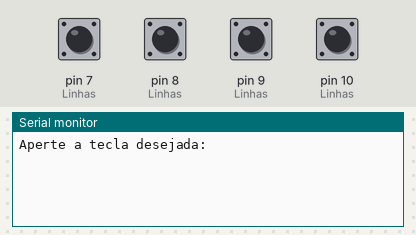
The sketch below on a simulated Arduino Uno, built with avr-gcc and run on an emulated ATmega328P. On the bench: the last lines printed to the serial monitor. The test bench sets the inputs (shaded band); at power-on: pin 7 (Linhas), pin 8 (Linhas), pin 9 (Linhas), pin 10 (Linhas) HIGH.

Above: at 1.2 s.
1.3 s: pin 7 (Linhas) pulled LOW for 0.15 s
At 2.6 s:
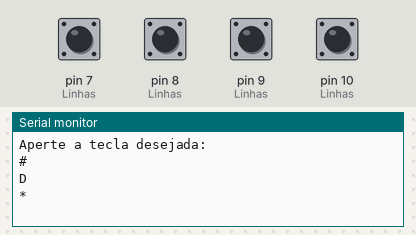
2.9 s: pin 8 (Linhas) pulled LOW for 0.15 s
At 3.8 s:
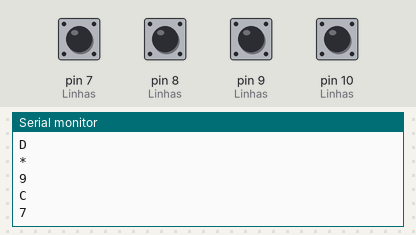
4.5 s: pin 9 (Linhas) pulled LOW for 0.15 s
At 4.57 s:
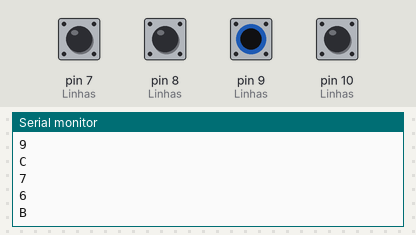
6.1 s: pin 10 (Linhas) pulled LOW for 0.15 s
At 6.17 s:
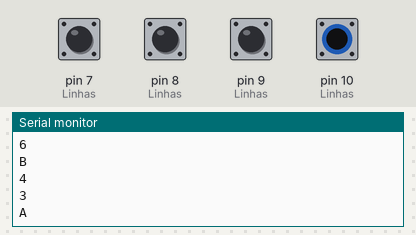
7.7 s: pin 7 (Linhas) pulled LOW for 1 s
At 7.77 s:
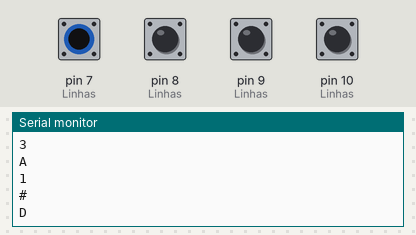
10.2 s: pin 8 (Linhas) pulled LOW for 1 s
At 12.1 s:
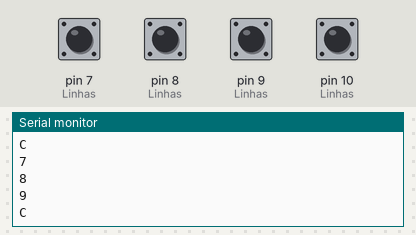
Timing chart, 0 to 13.6 s (numbered marks = the images above; inputs shaded):
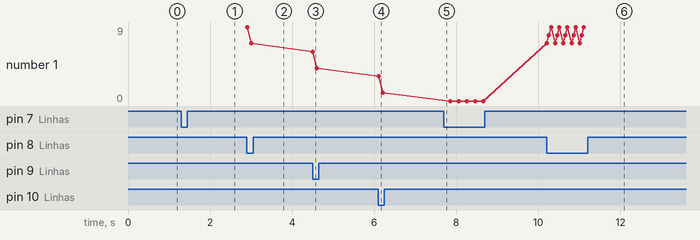

Measured:
- after the input at 1.3 s, the serial monitor: prints a new line at once (image 1)
- after the input at 2.9 s, the serial monitor: prints a new line at once (image 2)
- after the input at 4.5 s, the serial monitor: prints a new line at once (image 3)
- after the input at 6.1 s, the serial monitor: prints a new line at once (image 4)
- after the input at 7.7 s, the serial monitor: prints a new line at once (image 5)
- after the input at 10.2 s, the serial monitor: prints a new line at once (image 6)
- plotted number 1: 7 → 4 after the input at 4.5 s, 4 → 1 after the input at 6.1 s, 1 → 0 after the input at 7.7 s, 0 → 9 after the input at 10.2 s

The sketch:

Teclado_Melhorado_2.ino
```cpp
//Autor: Yuri Lima Empresa: AutoCore Robotica
//Blog: http://www.autocorerobotica.blog.br/
//Loja http://www.autocorerobotica.com/
//-------------------------------------------------

int linhas,colunas;


void setup() {
	Serial.begin(9600);
	pinMode(10,INPUT_PULLUP);//Linhas
	pinMode(9,INPUT_PULLUP); //Linhas
	pinMode(8,INPUT_PULLUP); //Linhas
	pinMode(7,INPUT_PULLUP); //Linhas
	pinMode(6, OUTPUT); //Colunas
	pinMode(5, OUTPUT); //Colunas
	pinMode(4, OUTPUT); //Colunas
	pinMode(3, OUTPUT); //Colunas
	Serial.println("Aperte a tecla desejada: ");
}

void LinhasColunas(byte L, byte C){
	//Linha 1
	if(L==1 && C==1){
		Serial.println("1");
	}
	if(L==1 && C==2){
		Serial.println("2");
	}
	if(L==1 && C==3){
		Serial.println("3");
	}
	if(L==1 && C==4){
		Serial.println("A");
	}
	//Linha 2
	if(L==2 && C==1){
		Serial.println("4");
	}
	if(L==2 && C==2){
		Serial.println("5");
	}
	if(L==2 && C==3){
		Serial.println("6");
	}
	if(L==2 && C==4){
		Serial.println("B");
	}
	//Linha 3
	if(L==3 && C==1){
		Serial.println("7");
	}
	if(L==3 && C==2){
		Serial.println("8");
	}
	if(L==3 && C==3){
		Serial.println("9");
	}
	if(L==3 && C==4){
		Serial.println("C");
	}
	//Linha 4
	if(L==4 && C==1){
		Serial.println("*");
	}
	if(L==4 && C==2){
		Serial.println("0");
	}
	if(L==4 && C==3){
		Serial.println("#");
	}
	if(L==4 && C==4){
		Serial.println("D");
	}

}

void loop() {

	for(int Col=6; Col>=3; Col--){
		digitalWrite(6, HIGH);
		digitalWrite(5, HIGH);
		digitalWrite(4, HIGH);
		digitalWrite(3, HIGH);
		digitalWrite(Col,LOW);
		if(digitalRead(10)==LOW){
			linhas=1;
			colunas=7-Col;
			LinhasColunas(linhas,colunas);
		}
		if(digitalRead(9)==LOW){
			linhas=2;
			colunas=7-Col;
			LinhasColunas(linhas,colunas);
		}
		if(digitalRead(8)==LOW){
			linhas=3;
			colunas=7-Col;
			LinhasColunas(linhas,colunas);
		}
		if(digitalRead(7)==LOW){
			linhas=4;
			colunas=7-Col;
			LinhasColunas(linhas,colunas);
		}
		delay(50);
	}
}
```
